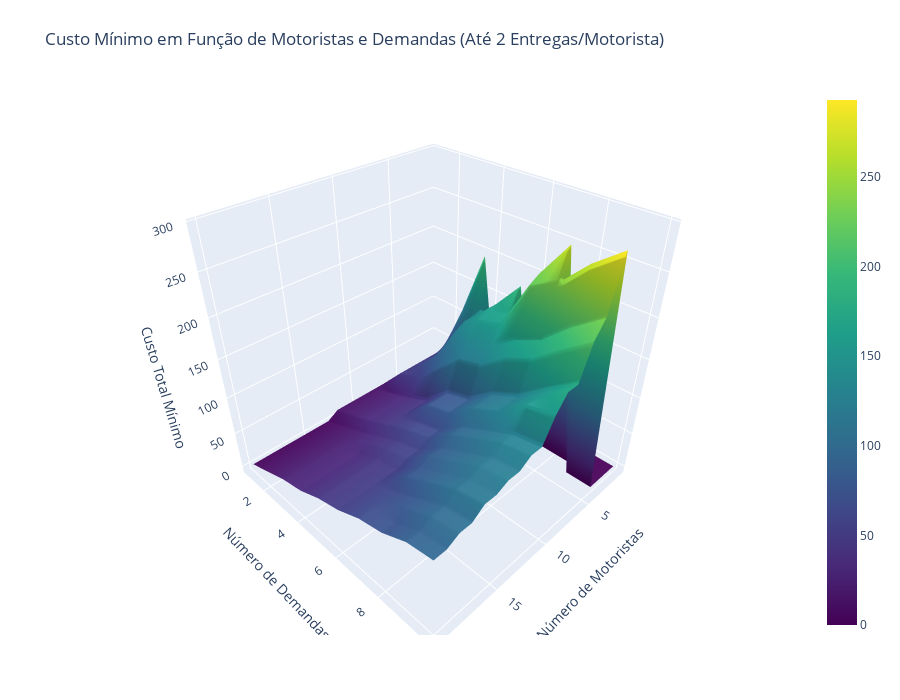

Source (notebook cell):
### Code cell
import plotly.graph_objects as go
import numpy as np

# --- Geração de Dados para o Gráfico 3D ---
custos_3d = np.zeros((20, 10)) # 20 motoristas, 10 demandas

for m in range(1, 21):
    for d in range(1, 11):
        motoristas = list(range(1, m + 1))
        demandas = list(range(1, d + 1))
        custos_md = {
            (i, j): custos_base[(i, j)]
            for i in motoristas
            for j in demandas
        }
        dist_dd = {
            (j, k): dist_demandas[(j, k)]
            for j in demandas
            for k in demandas
            if j != k
        }
        custo, _ = resolver_alocacao_v2(m, d, custos_md, dist_dd, d)
        if custo is not None:
            custos_3d[(m - 1), (d - 1)] = custo

# Setando altura para 0 onde a solução é impossível (mais demandas que 2 * motoristas)
for m in range(20):
    for d in range(10):
        if d + 1 > 2 * (m + 1):
            custos_3d[(m), (d)] = 0 # Altura zero para impossível

num_motoristas_range = np.arange(1, 21)
num_demandas_range = np.arange(1, 11)
X, Y = np.meshgrid(num_motoristas_range, num_demandas_range)

# --- Plotly 3D Surface ---
fig = go.Figure(data=[go.Surface(
    x=X, y=Y, z=custos_3d.T, colorscale='Viridis'
)])

fig.update_layout(
    title='Custo Mínimo em Função de Motoristas e Demandas (Até 2 Entregas/Motorista)',
    scene=dict(
        xaxis_title='Número de Motoristas',
        yaxis_title='Número de Demandas',
        zaxis_title='Custo Total Mínimo'
    ),
    autosize=True,
    width=900,
    height=700,
    margin=dict(l=65, r=50, b=65, t=90)
)

fig.show()

### Figure 1 — Plotly figure (JSON) as saved in the notebook; plotly's stock layout.template omitted (floating-point values rounded to 4 significant figures; data arrays with more than 128 entries replaced by an {"elided": "..."} marker saying what was removed)
{"data": [{"colorscale": [[0, "#440154"], [0.1111, "#482878"], [0.2222, "#3e4989"], [0.3333, "#31688e"], [0.4444, "#26828e"], [0.5556, "#1f9e89"], [0.6667, "#35b779"], [0.7778, "#6ece58"], [0.8889, "#b5de2b"], [1, "#fde725"]], "type": "surface", "x": {"elided": "10x20 int values"}, "y": {"elided": "10x20 int values"}, "z": {"elided": "10x20 float values"}}], "layout": {"autosize": true, "height": 700, "margin": {"b": 65, "l": 65, "r": 50, "t": 90}, "scene": {"xaxis": {"title": {"text": "Número de Motoristas"}}, "yaxis": {"title": {"text": "Número de Demandas"}}, "zaxis": {"title": {"text": "Custo Total Mínimo"}}}, "title": {"text": "Custo Mínimo em Função de Motoristas e Demandas (Até 2 Entregas/Motorista)"}, "width": 900}}
